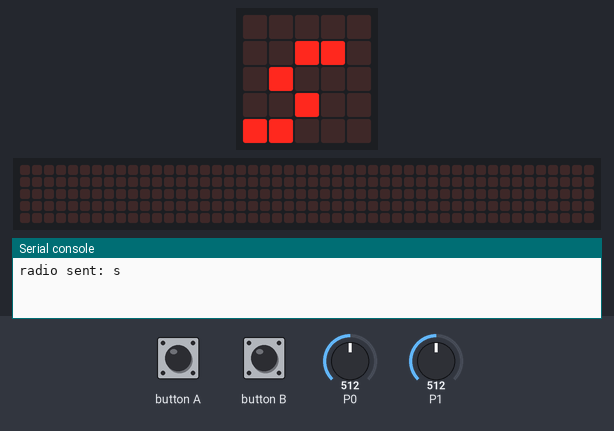
Recording of a program running on a simulated BBC micro:bit (MakeCode). Shown: the board's 5×5 LED display, a strip that is not on the board, showing the scrolling text unrolled, the last lines printed to the serial console. The test bench sets the inputs (shaded band); at power-on: P0 = 512, P1 = 512 (analog values on the 0–1023 scale). No radio messages arrive unless stated (any console line starting 'radio sent:' is added by the test bench); the 48×5 strip is a reading aid, not a part: it shows the text the display is scrolling, unrolled, one strip-width of it at a time.

Above: at 1.2 s.
1.3 s: P0 set to 984
2.8 s: P0 set to 1014
At 4.1 s:
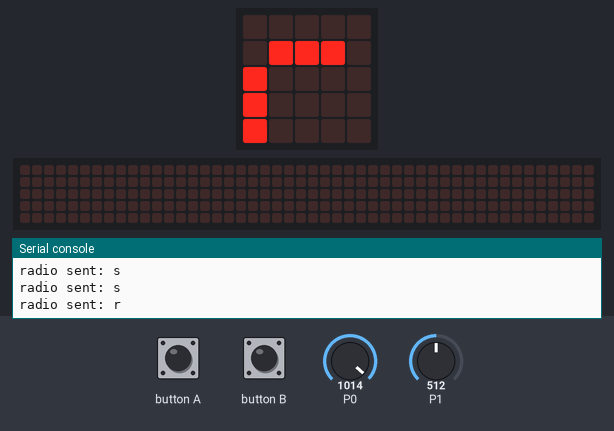
4.5 s: button B pressed for 0.15 s
At 5.9 s:
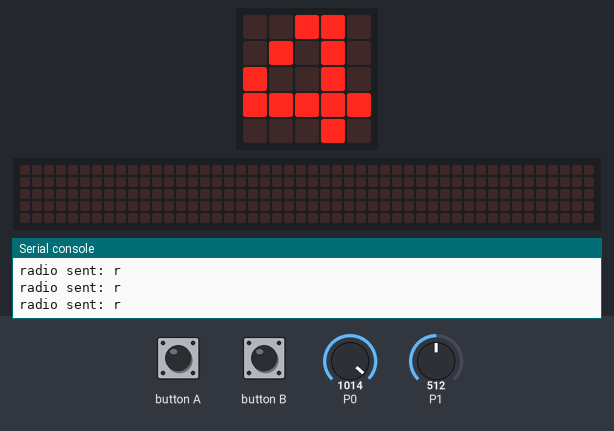
7.6 s: P0 set to 0
At 8.2 s:
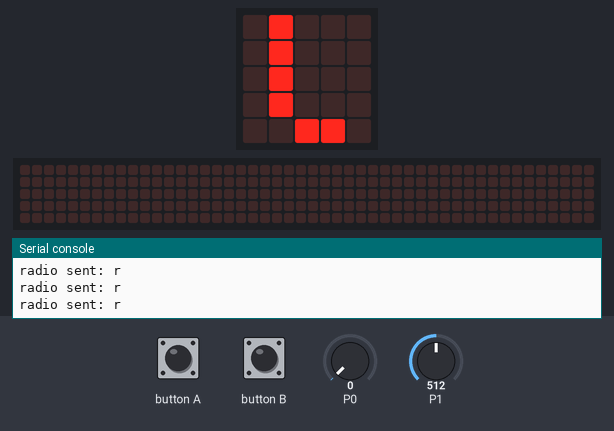
9.1 s: button B pressed for 0.15 s
At 10.5 s:
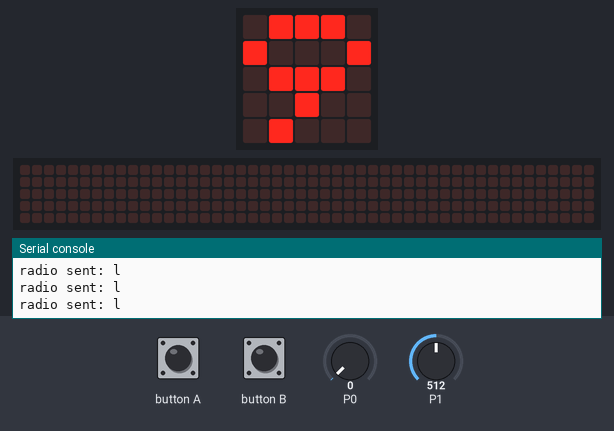
12.2 s: button B pressed for 0.15 s
At 15.47 s:
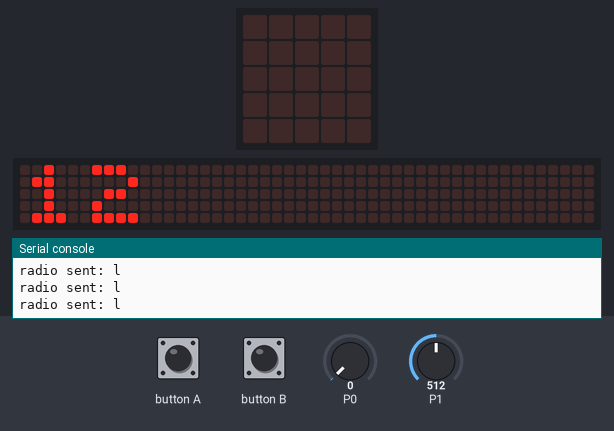
Timing chart, 0 to 17.0 s (numbered marks = the images above; inputs shaded):
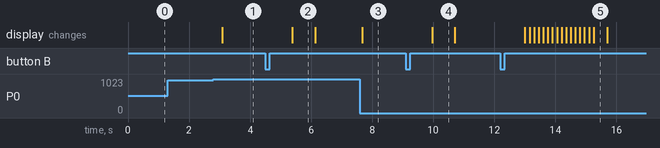

The program:

main.ts
```typescript
function 送信 (コマンド: string) {
    basic.showString(コマンド)
    radio.sendString(コマンド)
}
input.onButtonPressed(Button.A, function () {
    はじめの時間 = control.millis()
})
input.onButtonPressed(Button.B, function () {
    かかった秒数 = (control.millis() - はじめの時間) / 1000
    かかった秒数 = Math.trunc(かかった秒数)
    basic.showNumber(かかった秒数)
})
let y = 0
let x = 0
let かかった秒数 = 0
let はじめの時間 = 0
はじめの時間 = 0
かかった秒数 = 0
radio.setGroup(1)
basic.forever(function () {
    x = pins.analogReadPin(AnalogPin.P0)
    y = pins.analogReadPin(AnalogReadWritePin.P1)
    if (y < 10) {
        if (x < 10) {
            送信("s")
        } else if (x > 1000) {
            送信("s")
        } else {
            送信("f")
        }
    } else if (x > 1000) {
        送信("r")
    } else if (y > 1000) {
        if (x < 10) {
            送信("s")
        } else if (x > 1000) {
            送信("s")
        } else {
            送信("b")
        }
    } else if (x < 10) {
        送信("l")
    } else {
        送信("s")
    }
})
```

test.ts
```typescript
// テストはここに来ます。このパッケージが拡張機能として使用されるときにはコンパイルされません。
```

Measured:
- the behaviour switches between 1000 and 1001 on P0 (found by bisection; images 0 and 1)
- after the input at 2.8 s, the display: changes after 0.28 s (image 1)
- after the input at 4.5 s, the display: changes after 0.88 s (image 2)
- after the input at 7.6 s, the display: changes after 0.07 s (image 3)
- after the input at 9.1 s, the display: changes after 0.86 s (image 4)
- after the input at 12.2 s, the display: first changes after 0.80 s (image 5 shows a later state)
- what the display in image 2 shows lasts 0.7 s, from 5.4 s to 6.1 s
